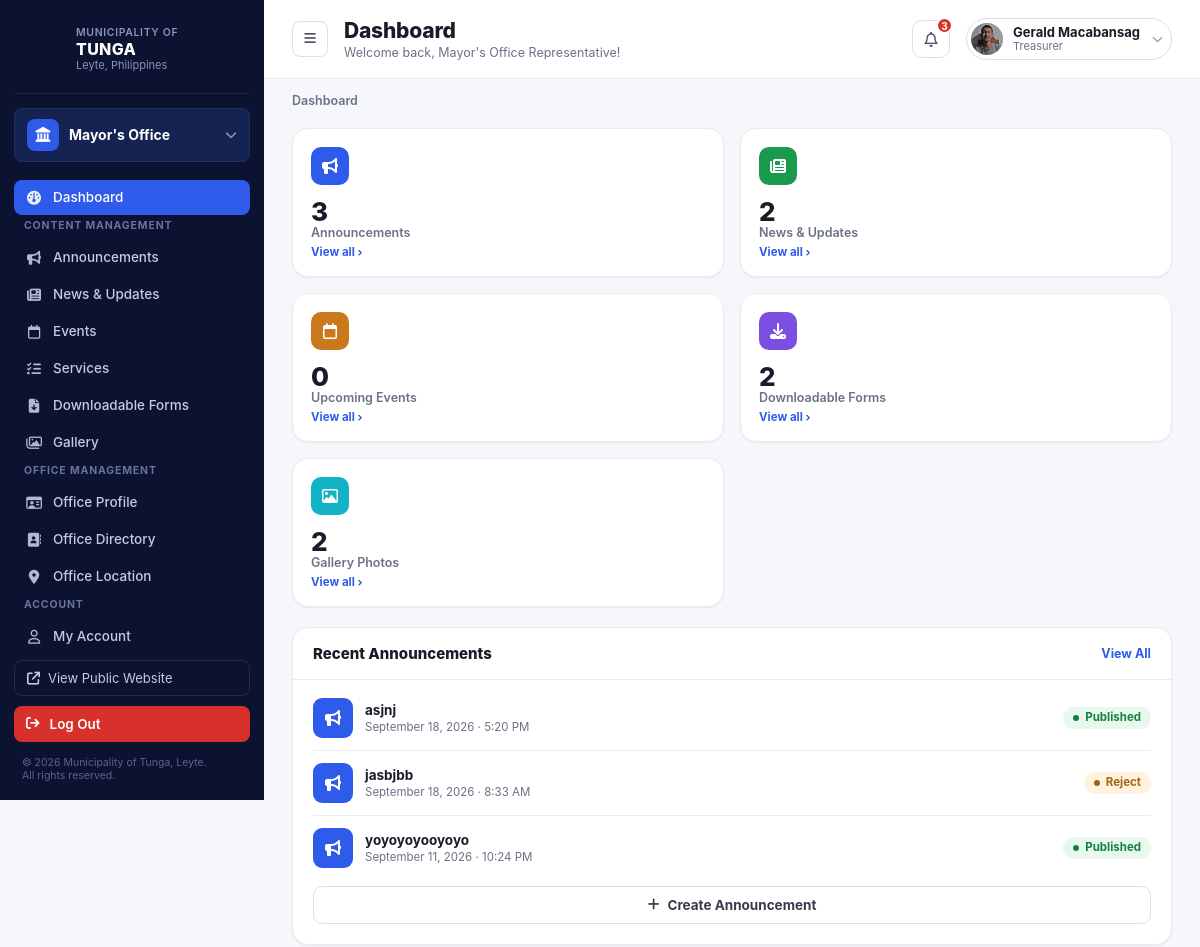
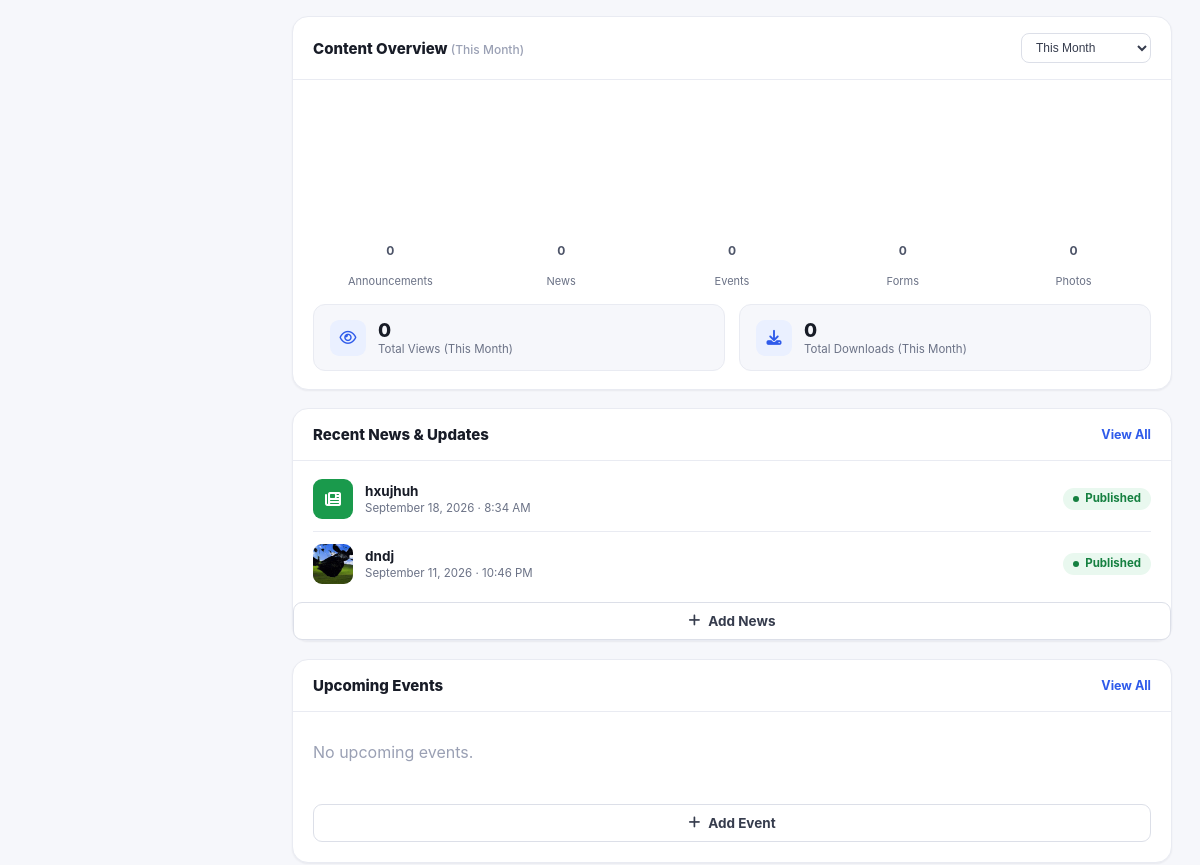
/office-dashboard/ (signed in, upper part), run on an earlier commit of the app's database (2 pictures, top to bottom).
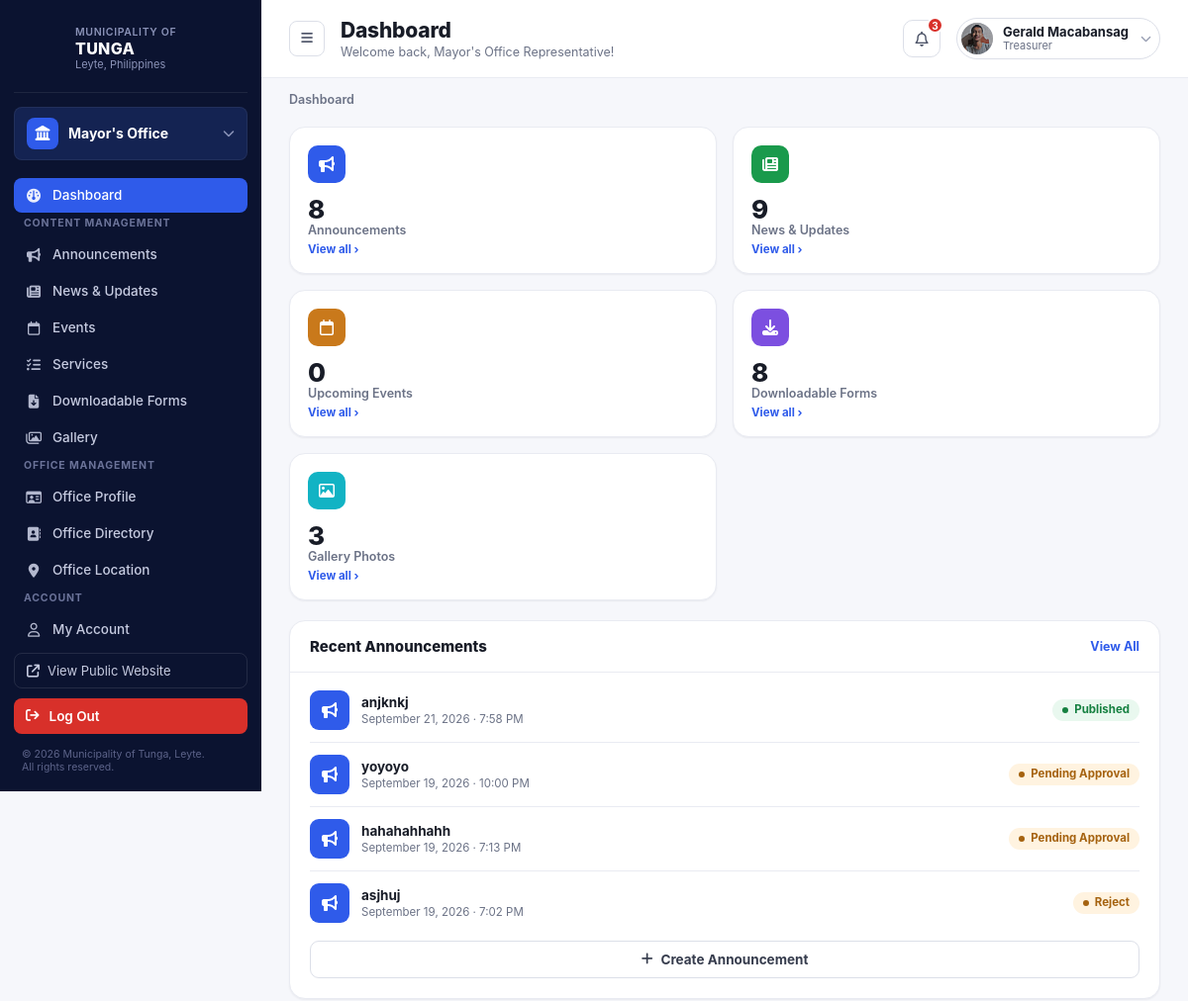
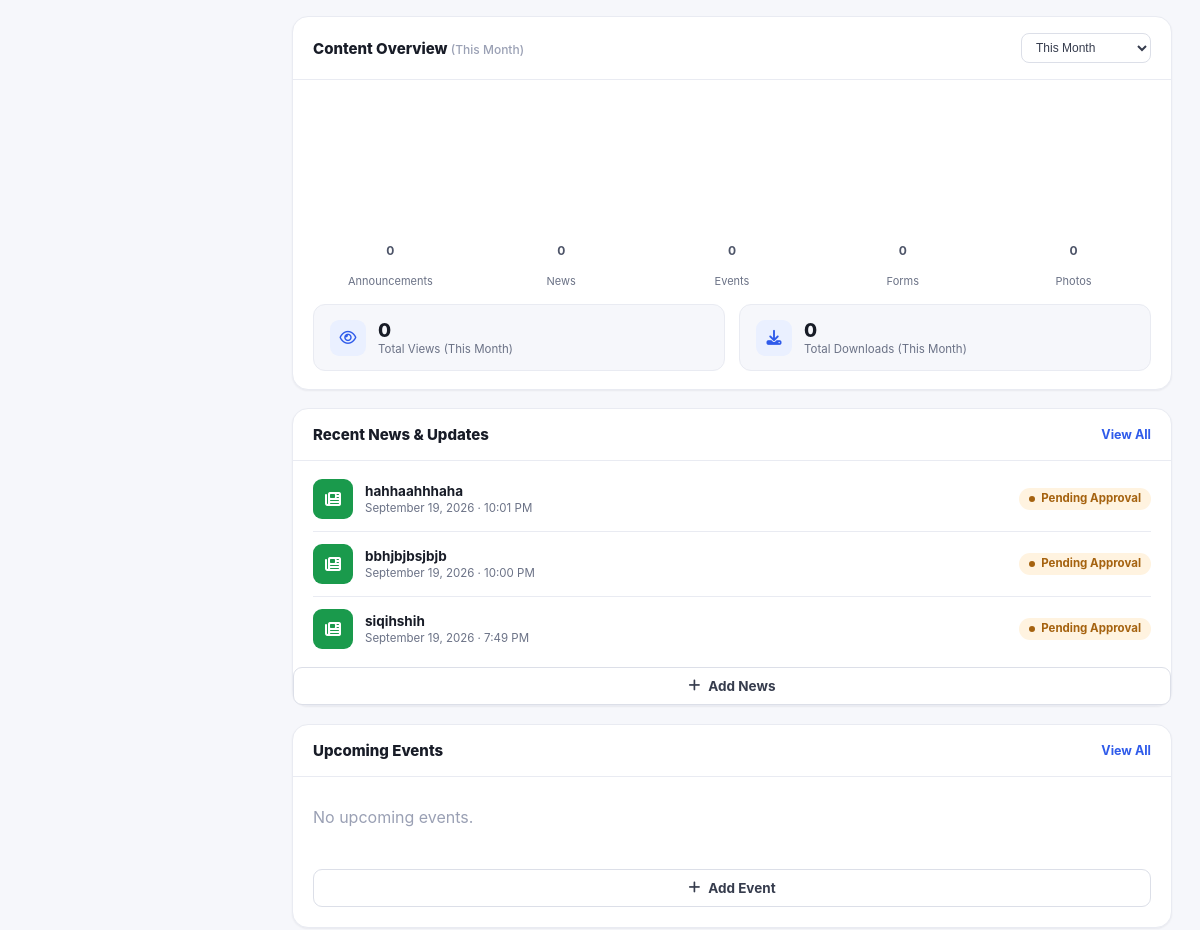
And on a later commit of the database (2 pictures, top to bottom).
### office_dashboard/models.py (models this page shows, shortened)
class Announcement(models.Model):
    STATUS_CHOICES = [
        ("pending", "Pending Approval"),
        ("published", "Published"),
        ("reject", "Reject"),
        ("returned", "Returned"),
        ("archive", "Archived"),
    ]
    PRIORITY_CHOICES = [
        ("Normal", "Normal"),
        ("Low", "Low"),
        ("High", "High"),
        ("Urgent", "Urgent"),
    ]
    representative = models.ForeignKey(
        OfficeRepresentative,
        on_delete=models.CASCADE,
        related_name="announcements"
    )
    title = models.CharField(max_length=255)
    subtitle = models.CharField(
        max_length=255,
        blank=True
    )
    category = models.CharField(
        max_length=100,
        blank=True
    )
    content = models.TextField(
        blank=True
    )
    image = models.ImageField(
        upload_to="announcements/",
        blank=True,
        null=True
    )
    author = models.CharField(
        max_length=255,
        blank=True
    )
    date_posted = models.DateField(
        null=True,
        blank=True
    )
    expiration_date = models.DateTimeField(
        null=True,
        blank=True
    )
    last_updated = models.DateTimeField(auto_now=True)
    priority = models.CharField(
        max_length=20,
        choices=PRIORITY_CHOICES,
        default="Normal"
    )
    status = models.CharField(
        max_length=20,
        choices=STATUS_CHOICES,
        default="pending"
    )
    admin_note = models.TextField(blank=True)
    views = models.PositiveIntegerField(
        default=0
    )
    created_at = models.DateTimeField(
        auto_now_add=True
    )

class NewsUpdate(models.Model):
    STATUS_CHOICES = [
        ("pending", "Pending Approval"),
        ("published", "Published"),
        ("reject", "Reject"),
        ("returned", "Returned"),
        ("archive", "Archived"),
    ]
    representative = models.ForeignKey(
        OfficeRepresentative,
        on_delete=models.CASCADE,
        related_name="news_updates"
    )
    title = models.CharField(max_length=255)
    category = models.CharField(max_length=100, blank=True)
    summary = models.CharField(max_length=255, blank=True)
    content = models.TextField(blank=True)
    image = models.ImageField(upload_to="news/", blank=True, null=True)
    author = models.CharField(max_length=255, blank=True)
    date_published = models.DateField(null=True, blank=True)
    last_updated = models.DateTimeField(auto_now=True)
    source = models.CharField(max_length=255, blank=True)
    tags = models.CharField(max_length=255, blank=True)
    status = models.CharField(max_length=20, choices=STATUS_CHOICES, default="pending")
    admin_note = models.TextField(blank=True)
    views = models.PositiveIntegerField(default=0)
    created_at = models.DateTimeField(auto_now_add=True)

### office_dashboard/views.py (the view)
# urls.py: path('', views.dashboard, name='admin_dash'),
@office_rep_required
def dashboard(request, rep):
    today = timezone.localdate()
    announcements_count = rep.announcements.count()
    news_count = rep.news_updates.count()
    events_count = rep.events.filter(event_date__gte=today).count()
    forms_count = rep.office.downloadable_forms.count()
    photos_count = rep.photos.count()
    recent_announcements = rep.announcements.order_by('-created_at')[:4]
    recent_news = rep.news_updates.order_by('-created_at')[:3]
    upcoming_events = rep.events.filter(event_date__gte=today).order_by('event_date')[:3]
    first_of_this_month = today.replace(day=1)
    if first_of_this_month.month == 1:
        first_of_last_month = first_of_this_month.replace(year=first_of_this_month.year - 1, month=12)
    else:
        first_of_last_month = first_of_this_month.replace(month=first_of_this_month.month - 1)
    chart_range = request.GET.get('range', 'month')
    if chart_range == 'last_month':
        range_start, range_end, range_label = first_of_last_month, first_of_this_month, "Last Month"
    else:
        chart_range = 'month'
        range_start, range_end, range_label = first_of_this_month, today + timedelta(days=1), "This Month"
    chart_announcements = rep.announcements.filter(created_at__date__gte=range_start, created_at__date__lt=range_end)
    chart_news = rep.news_updates.filter(created_at__date__gte=range_start, created_at__date__lt=range_end)
    chart_events = rep.events.filter(created_at__date__gte=range_start, created_at__date__lt=range_end)
    chart_forms = rep.office.downloadable_forms.filter(date_uploaded__date__gte=range_start, date_uploaded__date__lt=range_end)
    chart_photos = rep.photos.filter(created_at__date__gte=range_start, created_at__date__lt=range_end)
    counts = {
        "announcements": chart_announcements.count(),
        "news": chart_news.count(),
        "events": chart_events.count(),
        "forms": chart_forms.count(),
        "photos": chart_photos.count(),
    }
    max_count = max(counts.values()) or 1
    bar_heights = {key: round(value / max_count * 100) for key, value in counts.items()}
    total_views = (
        (chart_announcements.aggregate(total=Sum('views'))['total'] or 0)
        + (chart_news.aggregate(total=Sum('views'))['total'] or 0)
    )
    total_downloads = chart_forms.aggregate(total=Sum('download_count'))['total'] or 0
    return render(request, "office_dashboard/dashboard.html", {
        "rep": rep,
        "announcements_count": announcements_count,
        "news_count": news_count,
        "events_count": events_count,
        "forms_count": forms_count,
        "photos_count": photos_count,
        "chart_counts": counts,
        "bar_heights": bar_heights,
        "chart_range": chart_range,
        "range_label": range_label,
        "total_views": total_views,
        "total_downloads": total_downloads,
        "recent_announcements": recent_announcements,
        "recent_news": recent_news,
        "upcoming_events": upcoming_events,
        "all_albums_for_upload": rep.albums.order_by('name'),
        "category_choices": FORM_CATEGORY_CHOICES,
    })

### admin_dashboard/context_processors.py (called while the page is built)
def site_contact_info(request):
    return {"site_contact": SiteContactInfo.get_solo()}

def is_super_admin(request):
    if not request.user.is_authenticated:
        return {"is_super_admin": False}
    return {"is_super_admin": SuperAdmin.objects.filter(user=request.user).exists()}

### admin_dashboard/models.py (called while the page is built)
    @classmethod
    def get_solo(cls):
        obj, _ = cls.objects.get_or_create(pk=1, defaults={
            'phone': '(053) 456 789',
            'phone_local': 'Local 100',
            'email': 'tunga@gmail.com',
            'email_secondary': 'info@tunga.gov.ph',
            'address': '2nd Floor, Municipal Hall, Tunga, Leyte',
            'facebook_name': 'Municipality of Tunga - Official',
            'office_hours': 'Monday – Friday, 8:00 AM – 5:00 PM',
        })
        return obj

### office_dashboard/models.py (called while the page is built)
    @property
    def unread_notifications_count(self):
        return self.notifications.filter(is_read=False).count()

### templates/office_dashboard/dashboard.html (shortened to what the changed rows need)
{% extends "representative_dashboard_base.html" %}
{% load static %}
{% block content %}
  <div class="main">
    <header class="topbar">
      <div class="topbar-left">
        <div class="page-heading">
          <h1>Dashboard</h1>
        </div>
      </div>
    </header>
    <main class="content">
      <div class="stat-grid">
        <div class="stat-card">
          <div class="top"><span class="stat-icon blue"><i class="fa-solid fa-bullhorn"></i></span></div>
          <div class="stat-value">{{ announcements_count }}</div>
          <div class="stat-label">Announcements</div>
          <a class="stat-sub" style="color:var(--blue-600);font-weight:700;" href="{% url 'office_dashboard:rep_announce' %}">View all ›</a>
        </div>
        <div class="stat-card">
          <div class="top"><span class="stat-icon green"><i class="fa-solid fa-newspaper"></i></span></div>
          <div class="stat-value">{{ news_count }}</div>
          <div class="stat-label">News &amp; Updates</div>
          <a class="stat-sub" style="color:var(--blue-600);font-weight:700;" href="{% url 'office_dashboard:news_update' %}">View all ›</a>
        </div>
        <div class="stat-card">
          <div class="top"><span class="stat-icon" style="background:#7c4fe0;"><i class="fa-solid fa-download"></i></span></div>
          <div class="stat-value">{{ forms_count }}</div>
          <div class="stat-label">Downloadable Forms</div>
          <a class="stat-sub" style="color:var(--blue-600);font-weight:700;" href="{% url 'office_dashboard:downloadable_form' %}">View all ›</a>
        </div>
        <div class="stat-card">
          <div class="top"><span class="stat-icon" style="background:#12b3c4;"><i class="fa-regular fa-image"></i></span></div>
          <div class="stat-value">{{ photos_count }}</div>
          <div class="stat-label">Gallery Photos</div>
          <a class="stat-sub" style="color:var(--blue-600);font-weight:700;" href="{% url 'office_dashboard:gallery' %}">View all ›</a>
        </div>
      </div>
      <div class="grid-3" style="margin-bottom:18px;">
        <section class="panel" style="display:flex;flex-direction:column;">
          <div class="panel-header"><h2>Recent Announcements</h2><a class="link" href="{% url 'office_dashboard:rep_announce' %}">View All</a></div>
          <div class="panel-body" id="recent-announcements-list" style="padding-top:6px;flex:1;">
            {% for a in recent_announcements %}
            <div class="list-row">
              <span class="list-icon" style="background:var(--blue-600);"><i class="fa-solid fa-bullhorn"></i></span>
              <div style="flex:1;"><div class="list-title">{{ a.title }}</div><div class="list-meta">{{ a.created_at|date:"F j, Y · g:i A" }}</div></div>
              <span class="badge {% if a.status == 'published' %}badge-green{% elif a.status == 'draft' %}badge-gray{% elif a.status == 'returned' %}badge-red{% else %}badge-amber{% endif %}">{{ a.get_status_display }}</span>
            </div>
            {% empty %}
            <p id="no-announcements-msg" style="color:var(--gray-400);padding:8px 0;">No announcements yet.</p>
            {% endfor %}
          </div>
        </section>
        <section class="panel">
          <div class="panel-header">
            <h2>Content Overview <span style="font-weight:500;color:var(--gray-400);font-size:12px;">({{ range_label }})</span></h2>
          </div>
        </section>
      </div>
      <div class="grid-3">
        <section class="panel" style="display:flex;flex-direction:column;">
          <div class="panel-header"><h2>Recent News &amp; Updates</h2><a class="link" href="{% url 'office_dashboard:news_update' %}">View All</a></div>
          <div class="panel-body" id="recent-news-list" style="padding-top:6px;flex:1;">
            {% for n in recent_news %}
            <div class="list-row">
              {% if n.image %}
                <img class="list-thumb" src="{{ n.image.url }}" alt="">
              {% else %}
                <span class="list-icon" style="background:var(--green-600);"><i class="fa-solid fa-newspaper"></i></span>
              {% endif %}
              <div style="flex:1;"><div class="list-title">{{ n.title }}</div><div class="list-meta">{{ n.created_at|date:"F j, Y · g:i A" }}</div></div>
              <span class="badge {% if n.status == 'published' %}badge-green{% elif n.status == 'draft' %}badge-gray{% elif n.status == 'returned' %}badge-red{% else %}badge-amber{% endif %}">{{ n.get_status_display }}</span>
            </div>
            {% empty %}
            <p id="no-news-msg" style="color:var(--gray-400);padding:8px 0;">No news posted yet.</p>
            {% endfor %}
          </div>
        </section>
        <section class="panel" style="display:flex;flex-direction:column;">
          <div class="panel-header"><h2>Upcoming Events</h2><a class="link" href="{% url 'office_dashboard:event' %}">View All</a></div>
        </section>
      </div>
    </main>
  </div>
</div>
{% endblock %}

What changed in the data, as far as the page shows it:
no longer on this page (row unchanged): Announcement: title "asjnj", created_at "September 18, 2026 · 5:20 PM", status "Published"
no longer on this page (row unchanged): Announcement: title "jasbjbb", created_at "September 18, 2026 · 8:33 AM", status "Reject"
no longer on this page (row unchanged): Announcement: title "yoyoyoyooyoyo", created_at "September 11, 2026 · 10:24 PM", status "Published"
no longer on this page (row unchanged): NewsUpdate: title "hxujhuh", created_at "September 18, 2026 · 8:34 AM", status "Published"
no longer on this page (row unchanged): NewsUpdate: image (picture), title "dndj", created_at "September 11, 2026 · 10:46 PM", status "Published"
added Announcement: title "anjknkj", created_at "September 21, 2026 · 7:58 PM", status "Published"
added Announcement: title "yoyoyo", created_at "September 19, 2026 · 10:00 PM", status "Pending Approval"
added Announcement: title "hahahahhahh", created_at "September 19, 2026 · 7:13 PM", status "Pending Approval"
added Announcement: title "asjhuj", created_at "September 19, 2026 · 7:02 PM", status "Reject"
added NewsUpdate: title "hahhaahhhaha", created_at "September 19, 2026 · 10:01 PM", status "Pending Approval"
added NewsUpdate: title "bbhjbjbsjbjb", created_at "September 19, 2026 · 10:00 PM", status "Pending Approval"
added NewsUpdate: title "siqihshih", created_at "September 19, 2026 · 7:49 PM", status "Pending Approval"
Also different on the page:
{{ announcements_count }}: "3" → "8"
{{ news_count }}: "2" → "9"
{{ photos_count }}: "2" → "3"
text no longer shown: "2"
text now shown: "8"
